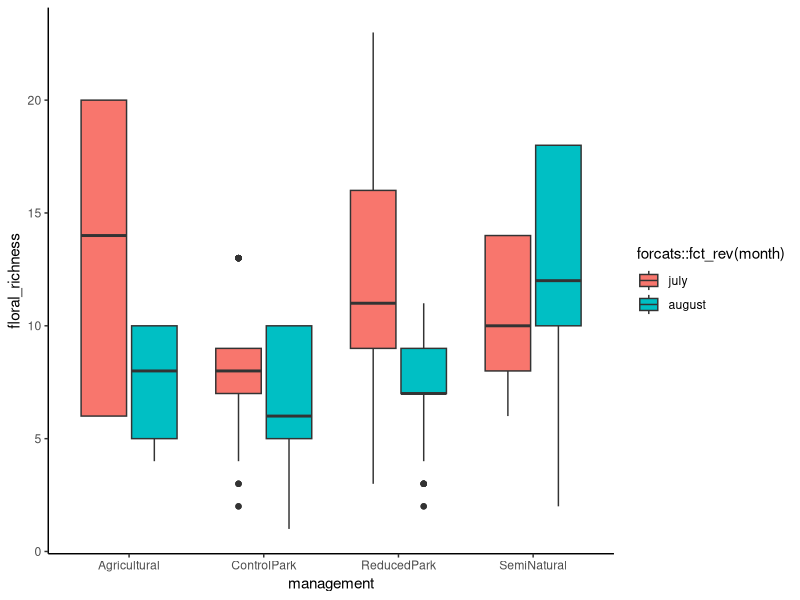
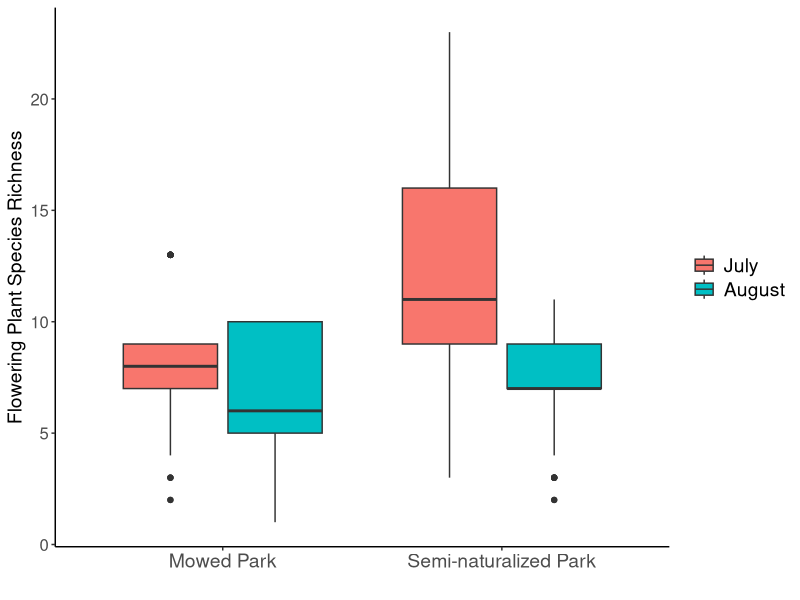
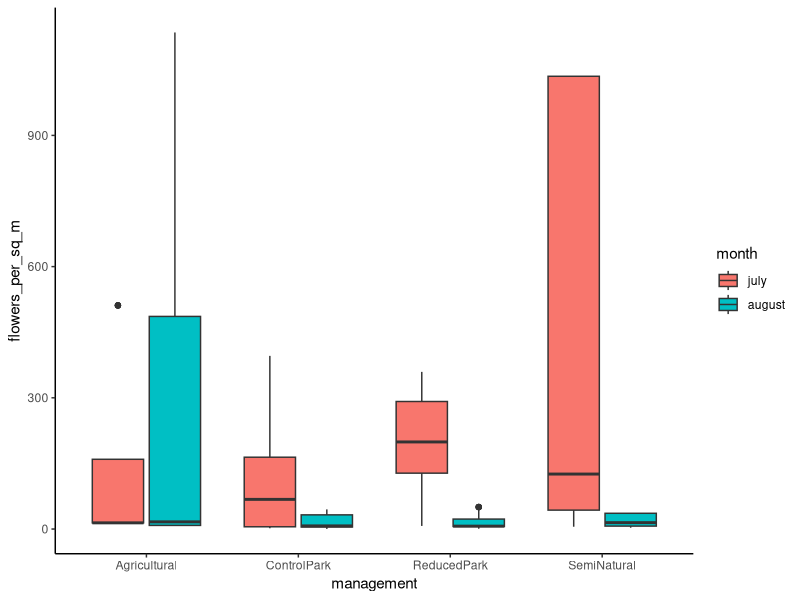
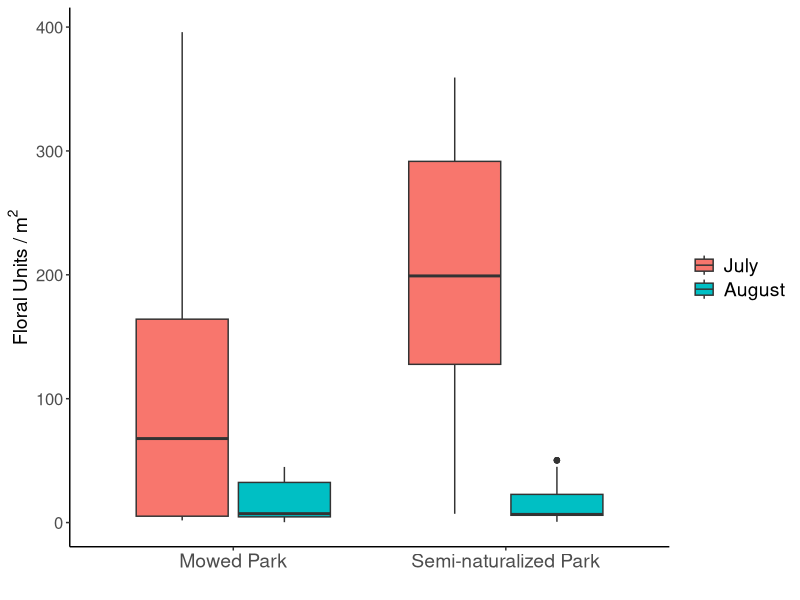
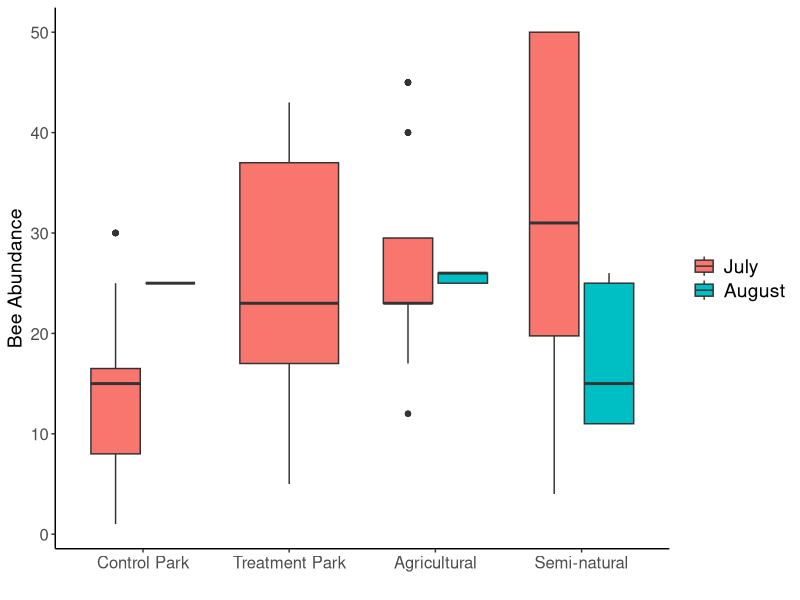
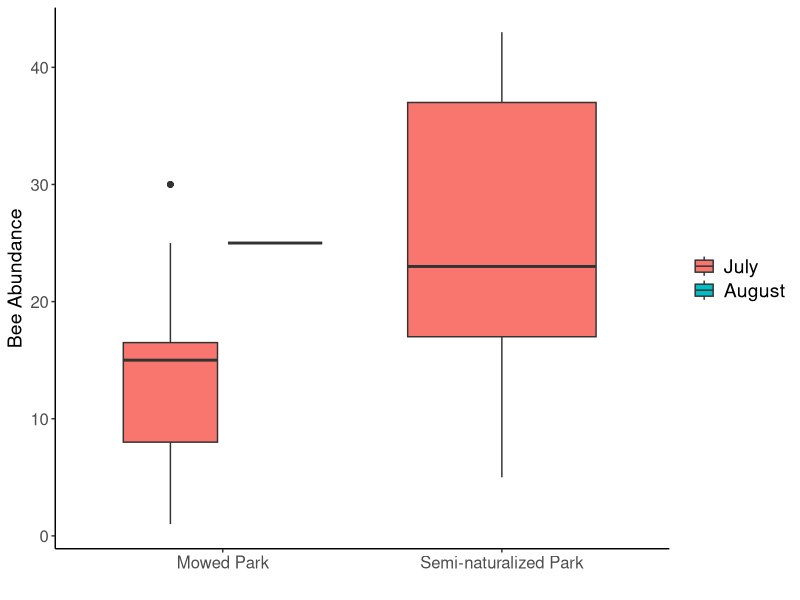

Write the R code that produced these figures, in order. (Note: this script raises an error after producing the figures.)
library(tidyverse)

# load data
floral_data <- read.csv("floral_abundances.csv")
site_gps_data <- read.csv("all_sites_2020.csv")
pollinator_data <- read.csv("all_sites_2020_labels_expanded.csv", na.strings=c(""," ","NA"))

# merge floral data and site data tables by site name
merged_df <- (floral_data %>% full_join(site_gps_data))

# reshape longwise to have row for each month|site combo
# new column (key) = month, new column (value) = number of floral units
merged_df_2 <- merged_df %>%
  # simplify column names to represent months before gathering
  rename(july = number_of_floral_units_july) %>%
  rename(august = number_of_floral_units_august) %>%
  gather(key = month, value = number_floral_units, 
         july:august)

# calculate floral richness 
# (count of rows that represent species|month|site)
# a value of -1 for number_floral_units represents absent
# from sytematically placed plots but present at the site.
# here, include these -1 values for richness at the site.
merged_df_summarised_2 <- merged_df_2 %>% 
  group_by(site, month) %>% 
  # remove rows where plant was flowering at site in 
  # other month but not the month specified in 'month'
  filter(number_floral_units != 0)  %>% 
  # count number of rows to get floral species richness
  add_count() %>%
  # add a more descriptive column name
  rename(floral_richness = n) %>%
  # remove these sites until decide what to do with it
  # everett_crowley and china_creek_north_park
  # are pollinator gardens, very different from 
  # a typical park and not necessarily reduced management but 
  # instead active flowering planting management.
  filter(site != "everett_crowley_park") %>% 
  filter(site != "china_creek_north_park")

# plot floral species richness my month|site
Q <- ggplot(merged_df_summarised_2, 
            aes(x = management, y = floral_richness)) +
  geom_boxplot(aes(fill = forcats::fct_rev(month))) +
  theme_classic()
Q

# plot floral species richness my month|site for parks only
Q2 <- ggplot(filter(merged_df_summarised_2, 
                    management == "ReducedPark" | management == "ControlPark"), 
            aes(x = management, y = floral_richness)) +
  geom_boxplot(aes(fill = forcats::fct_rev(month))) +
  theme_classic() +
  xlab("") + ylab("Flowering Plant Species Richness") +
  scale_x_discrete(breaks=c("ControlPark", "ReducedPark"),
                   labels=c("Mowed Park", "Semi-naturalized Park")) +
  theme(axis.text.x = element_text(size = 14)) +
  theme(axis.text.y = element_text(size = 12)) + 
  theme(axis.title.y = element_text(size = 14)) +
  theme(legend.text = element_text(size = 14)) +
  scale_fill_discrete(breaks=c("july", "august"),
                      labels=c("July", "August")) +
  theme(legend.title=element_blank())
Q2

# calculate sum of all floral units per site per month
# a value of -1 for number_floral_units represents absent
# from sytematically placed plots but present at the site.
# so do not want to include rows where number of floral units = -1
# in the floral unit density summary metric.
merged_df_summarised_3 <- merged_df_summarised_2 %>%
  group_by(site, month) %>%
  filter(number_floral_units > -1) %>%
  mutate(number_floral_units = na_if(number_floral_units, -1)) %>%
  # surveyed 15 plots so divide by 15 to get per m^2 value
  mutate(flowers_per_sq_m = 
           sum(number_floral_units)/15)

# plot floral abundance by month|site
P <- ggplot(merged_df_summarised_3, 
            aes(x = management, y = flowers_per_sq_m, fill = month)) +
  geom_boxplot(aes(fill = forcats::fct_rev(month))) +
  theme_classic()
P

# plot floral abundance by month|site for parks only
P2 <- ggplot(filter(merged_df_summarised_3, 
                    management == "ReducedPark" | management == "ControlPark"), 
            aes(x = management, y = flowers_per_sq_m, fill = month)) +
  geom_boxplot(aes(fill = forcats::fct_rev(month))) +
  theme_classic() +
  xlab("") + ylab(bquote("Floral Units / m" ^2)) +
  scale_x_discrete(breaks=c("ControlPark", "ReducedPark"),
                   labels=c("Mowed Park", "Semi-naturalized Park")) +
  theme(axis.text.x = element_text(size = 14)) +
  theme(axis.text.y = element_text(size = 12)) + 
  theme(axis.title.y = element_text(size = 14)) +
  theme(legend.text = element_text(size = 14)) +
  scale_fill_discrete(breaks=c("july", "august"),
                      labels=c("July", "August")) +
  theme(legend.title=element_blank())
P2

# use a two-sample t-test to compare flowers per sq m in reduced v control parks
# first filter out the agricultural and semi nat sites
df_parks_subset_july <- merged_df_summarised_3 %>%
  filter(management == "ReducedPark" | management == "ControlPark") %>%
  filter(month == "july")
df_parks_subset_august <- merged_df_summarised_3 %>%
  filter(management == "ReducedPark" | management == "ControlPark") %>%
  filter(month == "august")

# use Welch two sample t-test to compare the means of abundance
t.test(flowers_per_sq_m ~ management, data = df_parks_subset_july)
# there are more flowers/m^2 in reduced management parks in july
t.test(flowers_per_sq_m ~ management, data = df_parks_subset_august)
# there is no difference in flowers/m^2 between mangement approaches in august

# use Welch two sample t-test to compare the means of species richness
t.test(floral_richness ~ management, data = df_parks_subset_july)
t.test(floral_richness ~ management, data = df_parks_subset_august)
# there is a higher richness of flowering species near 
# the survey location at reduced management parks 
# in july and also in august

# edit or simulate: China creek Park (july: counted 1/3 plots in the pollinator garden),
# everett crowley park (july and august: counted plots in pollinator garden), 
# campbell rd (july: did not visit).

# group merged_df_summarised_3 by site and month to have 
# one row per site / month, while retaining management,
# and overall floral abundance and richness metrics 
merged_df_summarised_4 <- merged_df_summarised_3 %>%
  group_by(site, month, management) %>%
  summarise(floral_richness = mean(floral_richness),
            flowers_per_sq_m = mean(flowers_per_sq_m))

# clean pollinator data before merge
pollinator_data_2 <- pollinator_data %>%
  slice(262:1439) %>% # remove ubc farm dates in may and june
  filter(plant_or_pans == "pan trap") %>% # filter out hand netted specimens (from ubc farm) 
  drop_na(order) %>% # filter out rows where order is.na  
  mutate(month = ifelse(row_number() %in% 1:318, "july", "august"))
  # add a month column for pollinator data july for first half of matrix, august after
  # remember that the last four rows are actually late adds

# join by site and month to add management and floral data to pollinator observations
# reorder factor for figures with parks on the left
merged_df_pollinators <- pollinator_data_2 %>% 
                            left_join(merged_df_summarised_4) %>%
  mutate(management = fct_relevel(management, 
                            "ControlPark", "ReducedPark", 
                            "Agricultural", "SemiNatural"))

# calculate overall bee abundance per month|site
merged_df_pollinators_bees_only <- merged_df_pollinators %>%  
  filter(subclade == "Anthophila") %>% # filter for bees only
  group_by(index) %>%
  add_count() %>%
  # add a more descriptive column name
  rename(bee_abundance = n) %>%
  # remove this site until decide what to do with it
  # everett_crowley is a pollinator garden, very different from 
  # a typical park and not necessarily reduced management but instead
  # active flowering planting management.
  filter(site != "everett_crowley_park") %>%
  filter(site != "china_creek_north_park")
  

# plot bee abundance by month|site
R <- ggplot(merged_df_pollinators_bees_only, 
            aes(x = management, y = bee_abundance, fill = month)) +
  geom_boxplot(aes(fill = forcats::fct_rev(month))) +
  theme_classic() +
  xlab("") + ylab("Bee Abundance") +
  scale_x_discrete(breaks=c("Agricultural", "ControlPark", 
                            "ReducedPark", "SemiNatural"),
                   labels=c("Agricultural", "Control Park", 
                            "Treatment Park", "Semi-natural")) +
  theme(axis.text.x = element_text(size = 12)) +
  theme(axis.text.y = element_text(size = 12)) + 
  theme(axis.title.y = element_text(size = 14)) +
  theme(legend.text = element_text(size = 14)) +
  scale_fill_discrete(breaks=c("july", "august"),
                      labels=c("July", "August")) +
  theme(legend.title=element_blank())
R

# filter df for parks only
parks_bees <- filter(merged_df_pollinators_bees_only, 
                     management == "ReducedPark" | management == "ControlPark")

# plot bee abundance by month|site for parks only
R2 <- ggplot(parks_bees, 
             aes(x = management, y = bee_abundance, fill = month)) +
  geom_boxplot(aes(fill = forcats::fct_rev(month))) +
  theme_classic() +
  xlab("") + ylab("Bee Abundance") +
  scale_x_discrete(breaks=c("ControlPark", "ReducedPark"),
                   labels=c("Mowed Park", "Semi-naturalized Park")) +
  theme(axis.text.x = element_text(size = 12)) +
  theme(axis.text.y = element_text(size = 12)) + 
  theme(axis.title.y = element_text(size = 14)) +
  theme(legend.text = element_text(size = 14)) +
  scale_fill_discrete(breaks=c("july", "august"),
                      labels=c("July", "August")) +
  theme(legend.title=element_blank())
R2


# use Welch two sample t-test to compare the means of abundance
t.test(bee_abundance ~ management, 
       data = filter(parks_bees, month == "july"))
# there is higher bee abundance in reduced management parks in july
t.test(bee_abundance ~ management, 
       data = filter(parks_bees, month == "august"))
# there is higher bee abundance in reduced management parks in august


# explore relationships between local floral abundance and bee abundance
# fit linear regression for log transformed data
# null
null_log_abundance_model <- lm(data = parks_bees, 
                              log(bee_abundance) ~ 1)
summary(null_log_abundance_model)

# with log(flower density) as fixed effect
log_log_abundance_model <- lm(data = parks_bees, 
                              log(bee_abundance) ~ log(flowers_per_sq_m))
summary(log_log_abundance_model)
# anova comparison with null model demonstrates that flower density significantly improves the model fit
anova(log_log_abundance_model, null_log_abundance_model)

# with log(flower density) AND management as fixed effect
log_log_abundance_model_2 <- lm(data = parks_bees, 
                              log(bee_abundance) ~ log(flowers_per_sq_m) + management)
summary(log_log_abundance_model_2)

# anova comparison with single effect model 
anova(log_log_abundance_model_2, log_log_abundance_model)
# including management as a fixed effect sign improves the model

# plot bee abundance by flowers per sq m
R4 <- ggplot(parks_bees, 
             aes(x = log(flowers_per_sq_m), y = log(bee_abundance))) +
  geom_point(aes(colour = management, shape = month), size = 5) +
  # replot with seperate lm's for management types
  geom_smooth(data = parks_bees, 
              method = "lm", se = FALSE, color = "black") +
  # geom_smooth(data = subset(parks_bees, management == "ControlPark"), 
  #           method = "lm", se = FALSE, color = "#F8766D") +
  theme_classic() +
  ylab("log(Bee Abundance)") + xlab(bquote("log(Floral Units / m" ^2~ ")")) +
  theme(axis.text.x = element_text(size = 12)) +
  theme(axis.text.y = element_text(size = 12)) + 
  theme(axis.title.x = element_text(size = 14)) +
  theme(axis.title.y = element_text(size = 14)) +
  theme(legend.text = element_text(size = 14)) +
  scale_colour_discrete(breaks=c("ControlPark", "ReducedPark"),
                      labels=c("Control Park", "Treatment Park")) +
  scale_shape_discrete(breaks=c("july", "august"),
                        labels=c("July", "August")) +
  theme(legend.title=element_blank()) 
R4


# repeat with syrphid fly data  
merged_df_pollinators_syrphid_only <- merged_df_pollinators %>%  
  filter(family == "Syrphidae") %>% # filter for bees only
  group_by(index) %>%
  add_count() %>%
  # add a more descriptive column name
  rename(syrphid_abundance = n) %>%
  # remove this site until decide what to do with it
  # everett_crowley is a pollinator garden, very different from 
  # a typical park and not necessarily reduced management but instead
  # active flowering planting management.
  filter(site != "everett_crowley_park") %>%
  filter(site != "china_creek_north_park")

# plot syrphid fly abundance by month|site
S <- ggplot(merged_df_pollinators_syrphid_only, 
            aes(x = management, y = syrphid_abundance, fill = month)) +
  geom_boxplot(aes(fill = forcats::fct_rev(month))) +
  theme_classic() +
  xlab("") + ylab("Syrphid Fly Abundance") +
  scale_x_discrete(breaks=c("Agricultural", "ControlPark", 
                            "ReducedPark", "SemiNatural"),
                   labels=c("Agricultural", "Control Park", 
                            "Treatment Park", "Semi-natural")) +
  theme(axis.text.x = element_text(size = 12)) +
  theme(axis.text.y = element_text(size = 12)) + 
  theme(axis.title.y = element_text(size = 14)) +
  theme(legend.text = element_text(size = 14)) +
  scale_fill_discrete(breaks=c("july", "august"),
                      labels=c("July", "August")) +
  theme(legend.title=element_blank())
S

# filter for parks only and plot syrphid fly abundance by month|site
S2 <- ggplot(filter(merged_df_pollinators_syrphid_only, 
                    management == "ReducedPark" | management == "ControlPark"), 
             aes(x = management, y = syrphid_abundance, fill = month)) +
  geom_boxplot(aes(fill = forcats::fct_rev(month))) +
  theme_classic() +
  xlab("") + ylab("Syrphid Fly Abundance") +
  scale_x_discrete(breaks=c("ControlPark", "ReducedPark"),
                   labels=c("Mowed Park", "Semi-naturalized Park")) +
  theme(axis.text.x = element_text(size = 12)) +
  theme(axis.text.y = element_text(size = 12)) + 
  theme(axis.title.y = element_text(size = 14)) +
  theme(legend.text = element_text(size = 14)) +
  scale_fill_discrete(breaks=c("july", "august"),
                      labels=c("July", "August")) +
  theme(legend.title=element_blank())
S2

# calculate overall wasp abundance per month|site
merged_df_pollinators_wasps_only <- merged_df_pollinators %>%  
  filter(subclade == "not_Anthophila") %>% # filter for non-bee wasps only
  group_by(index) %>%
  add_count() %>%
  # add a more descriptive column name
  rename(total_wasp_abundance = n) %>%
  # add column 1 if family is Vespidae or 0 if not Vespidae 
  mutate(is_Vespidae = ifelse(family == "Vespidae", "Vespidae", "other Hymenoptera")) %>%
  # remove this site until decide what to do with it
  # everett_crowley is a pollinator garden, very different from 
  # a typical park and not necessarily reduced management but instead
  # active flowering planting management.
  group_by(index, is_Vespidae) %>%
  add_count() %>%
  # add a more descriptive column name
  rename(wasp_type_abundance = n) %>%
  filter(site != "everett_crowley_park") %>%
  filter(site != "china_creek_north_park")

# plot wasp fly abundance by month|site
T <- ggplot(merged_df_pollinators_wasps_only, 
            aes(x = management, y = wasp_type_abundance, fill = month)) +
  geom_boxplot(aes(fill = forcats::fct_rev(month))) +
  facet_wrap(~is_Vespidae) +
  theme_classic() +
  xlab("") + ylab("Wasp Abundance") +
  scale_x_discrete(breaks=c("Agricultural", "ControlPark", 
                            "ReducedPark", "SemiNatural"),
                   labels=c("Agricultural", "Control Park", 
                            "Treatment Park", "Semi-natural")) +
  theme(axis.text.x = element_text(size = 12)) +
  theme(axis.text.y = element_text(size = 12)) + 
  theme(axis.title.y = element_text(size = 14)) +
  theme(legend.text = element_text(size = 14)) +
  scale_fill_discrete(breaks=c("july", "august"),
                      labels=c("July", "August")) +
  theme(legend.title=element_blank())
T

# filter for parks only and plot wasp fly abundance by month|site
T2 <- ggplot(filter(merged_df_pollinators_wasps_only, 
                   management == "ReducedPark" | management == "ControlPark"), 
            aes(x = management, y = wasp_type_abundance, fill = month)) +
  geom_boxplot(aes(fill = forcats::fct_rev(month))) +
  facet_wrap(~is_Vespidae) +
  theme_classic() +
  xlab("") + ylab("Wasp Abundance") +
  scale_x_discrete(breaks=c("ControlPark", "ReducedPark"),
                   labels=c("Mowed Park", "Semi-naturalized Park")) +
  theme(axis.text.x = element_text(size = 12)) +
  theme(axis.text.y = element_text(size = 12)) + 
  theme(axis.title.y = element_text(size = 14)) +
  theme(legend.text = element_text(size = 14)) +
  scale_fill_discrete(breaks=c("july", "august"),
                      labels=c("July", "August")) +
  theme(legend.title=element_blank())
T2

